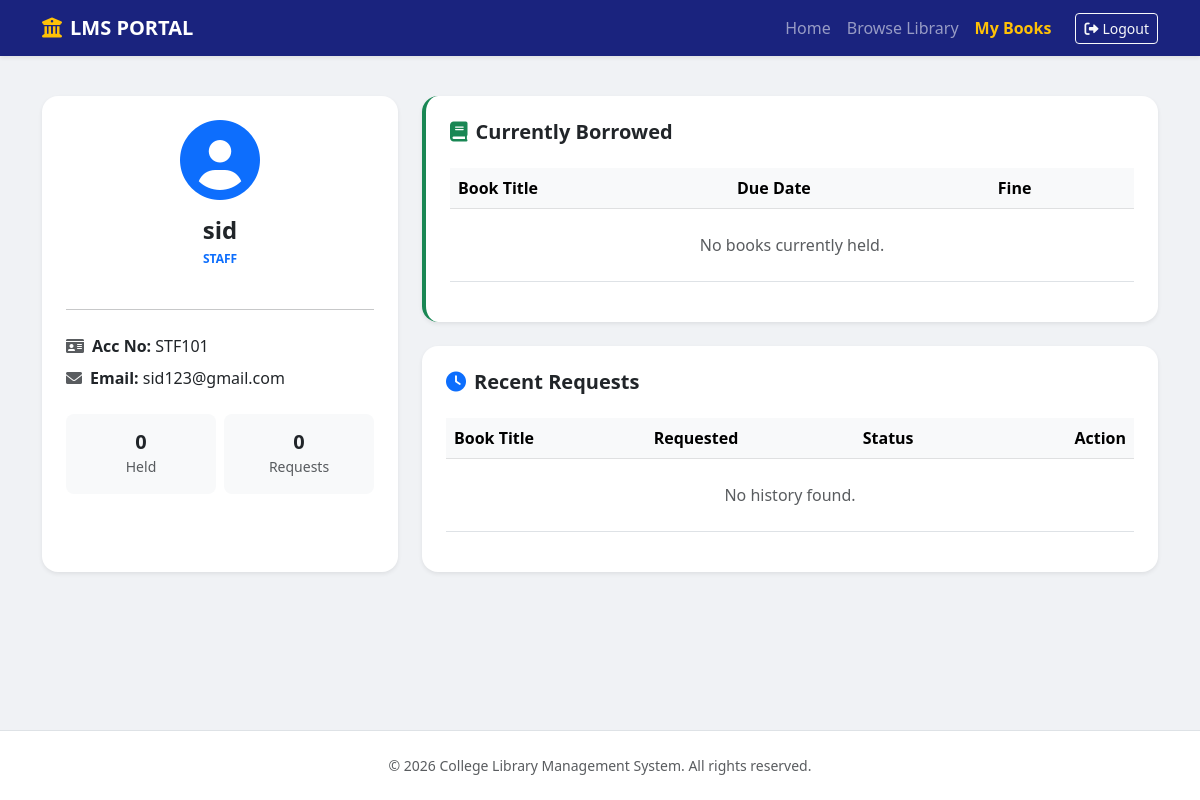
/profile (signed in), run on an earlier commit of the app's database.
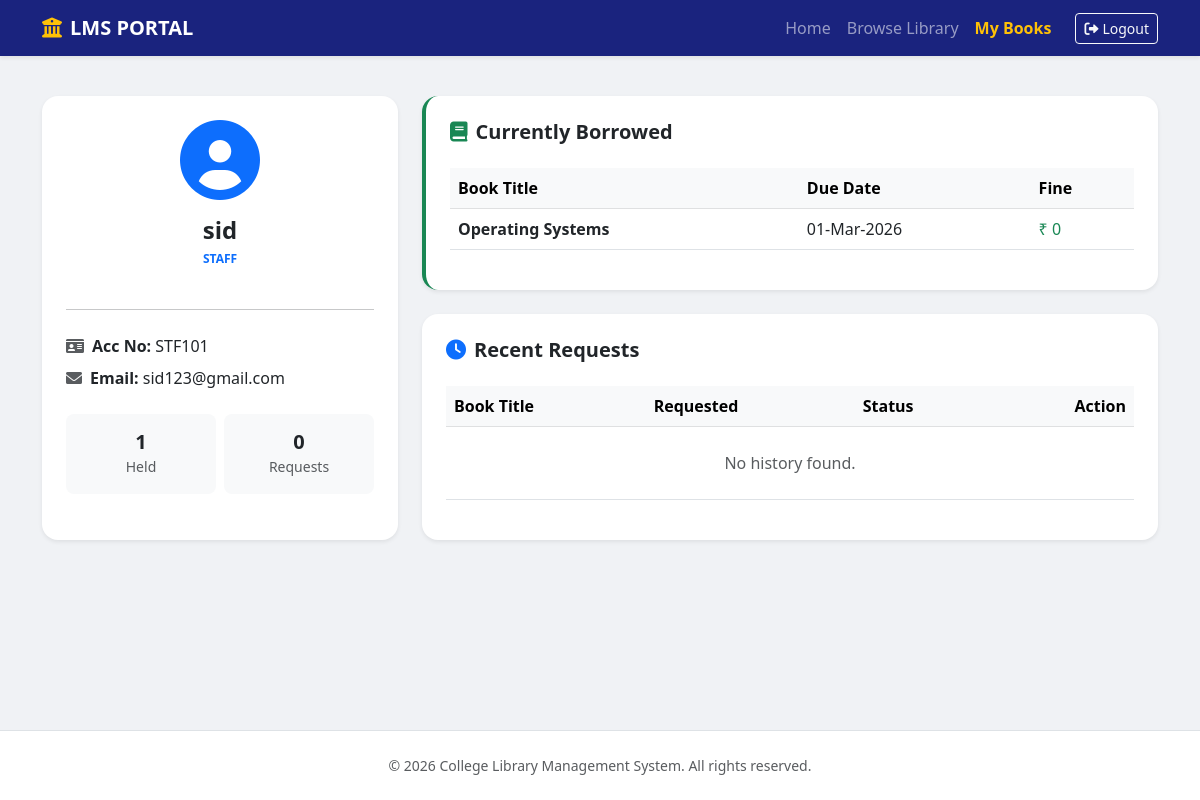
And on a later commit of the database.
### controller/models.py (models this page shows, shortened)
class User(db.Model, UserMixin):
    id = db.Column(db.Integer, primary_key=True)
    account_no = db.Column(db.String(20), unique=True, nullable=False)
    name = db.Column(db.String(100), nullable=False)
    email = db.Column(db.String(120), unique=True, nullable=False)
    password = db.Column(db.String(200), nullable=False)
    role = db.Column(db.String(20), nullable=False)

class Transaction(db.Model):
    id = db.Column(db.Integer, primary_key=True)
    user_id = db.Column(db.Integer, db.ForeignKey('user.id'), nullable=False)
    book_id = db.Column(db.Integer, db.ForeignKey('book.id'), nullable=False)
    issue_date = db.Column(db.DateTime, default=datetime.utcnow)
    due_date = db.Column(db.DateTime, nullable=False)
    return_date = db.Column(db.DateTime, nullable=True)
    user = db.relationship('User', backref='transactions', lazy=True)
    book = db.relationship('Book', backref='transactions', lazy=True)

class Book(db.Model):
    id = db.Column(db.Integer, primary_key=True)
    title = db.Column(db.String(200), nullable=False)
    author = db.Column(db.String(100), nullable=False)
    isbn = db.Column(db.String(20), unique=True, nullable=False)
    copies = db.Column(db.Integer, default=1)
    date_added = db.Column(db.DateTime, default=datetime.utcnow)

### app.py (the view)
@app.route('/profile')
@login_required
def profile():
    user_requests = BookRequest.query.filter_by(user_id=current_user.id).order_by(BookRequest.request_date.desc()).all()
    active_borrows = Transaction.query.filter_by(user_id=current_user.id, return_date=None).all()
    borrow_history = Transaction.query.filter_by(user_id=current_user.id).filter(Transaction.return_date != None).all()
    return render_template('profile.html',
                           requests=user_requests,
                           active_borrows=active_borrows,
                           history=borrow_history,
                           now=datetime.utcnow())

### app.py (called while the page is built)
@login_manager.user_loader
def load_user(user_id):
    return db.session.get(User, int(user_id))

### templates/profile.html
{% extends "base.html" %}
{% block content %}
<div class="container py-4">
    <div class="row g-4">
        <div class="col-md-4">
            <div class="card border-0 shadow-sm rounded-4 text-center p-4 h-100">
                <div class="mb-3">
                    <i class="fas fa-user-circle fa-5x text-primary"></i>
                </div>
                <h4 class="fw-bold mb-1">{{ current_user.name }}</h4>
                <p class="badge bg-primary-soft text-primary px-3">{{ current_user.role | upper }}</p>
                <hr class="my-4">
                <div class="text-start">
                    <p class="mb-2"><i class="fas fa-id-card me-2 text-muted"></i><strong>Acc No:</strong> {{ current_user.account_no }}</p>
                    <p class="mb-4"><i class="fas fa-envelope me-2 text-muted"></i><strong>Email:</strong> {{ current_user.email }}</p>
                </div>
                <div class="row g-2">
                    <div class="col-6">
                        <div class="bg-light p-3 rounded-3">
                            <h5 class="fw-bold mb-0 text-dark">{{ active_borrows|length }}</h5>
                            <small class="text-muted">Held</small>
                        </div>
                    </div>
                    <div class="col-6">
                        <div class="bg-light p-3 rounded-3">
                            <h5 class="fw-bold mb-0 text-dark">{{ requests|length }}</h5>
                            <small class="text-muted">Requests</small>
                        </div>
                    </div>
                </div>
            </div>
        </div>
        <div class="col-md-8">
            <div class="card border-0 shadow-sm rounded-4 p-4 mb-4 border-start border-4 border-success">
                <h5 class="fw-bold mb-4 text-dark"><i class="fas fa-book me-2 text-success"></i>Currently Borrowed</h5>
                <div class="table-responsive">
                    <table class="table align-middle">
                        <thead class="table-light">
                            <tr>
                                <th>Book Title</th>
                                <th>Due Date</th>
                                <th>Fine</th>
                            </tr>
                        </thead>
                        <tbody>
                            {% for txn in active_borrows %}
                            <tr>
                                <td class="fw-bold">{{ txn.book.title }}</td>
                                <td>
                                    <span class="{% if now > txn.due_date %}text-danger fw-bold{% endif %}">
                                        {{ txn.due_date.strftime('%d-%b-%Y') }}
                                    </span>
                                </td>
                                <td>
                                    {% set days = (now - txn.due_date).days %}
                                    <span class="{% if days > 0 %}text-danger fw-bold{% else %}text-success{% endif %}">
                                        ₹ {{ days * 5 if days > 0 else 0 }}
                                    </span>
                                </td>
                            </tr>
                            {% else %}
                            <tr><td colspan="3" class="text-center py-4 text-muted">No books currently held.</td></tr>
                            {% endfor %}
                        </tbody>
                    </table>
                </div>
            </div>
            <div class="card border-0 shadow-sm rounded-4 p-4">
                <h5 class="fw-bold mb-4 text-dark"><i class="fas fa-clock me-2 text-primary"></i>Recent Requests</h5>
                <div class="table-responsive">
                    <table class="table align-middle">
                        <thead class="table-light">
                            <tr>
                                <th>Book Title</th>
                                <th>Requested</th>
                                <th>Status</th>
                                <th class="text-end">Action</th>
                            </tr>
                        </thead>
                        <tbody>
                            {% for req in requests %}
                            <tr>
                                <td>{{ req.book.title }}</td>
                                <td>{{ req.request_date.strftime('%d-%b') }}</td>
                                <td>
                                    <span class="badge {% if req.status == 'Pending' %}bg-warning{% elif req.status == 'Approved' %}bg-success{% else %}bg-danger{% endif %}">
                                        {{ req.status }}
                                    </span>
                                </td>
                                <td class="text-end">
                                    {% if req.status == 'Pending' %}
                                    <form action="{{ url_for('cancel_request', req_id=req.id) }}" method="POST" style="display:inline;">
                                        <button type="submit" class="btn btn-sm btn-outline-danger border-0" title="Cancel Request">
                                            <i class="fas fa-times-circle"></i>
                                        </button>
                                    </form>
                                    {% endif %}
                                </td>
                            </tr>
                            {% else %}
                            <tr><td colspan="4" class="text-center py-4 text-muted">No history found.</td></tr>
                            {% endfor %}
                        </tbody>
                    </table>
                </div>
            </div>
        </div>
    </div>
</div>
{% endblock %}

### templates/base.html (shortened to what this page needs)
<!DOCTYPE html>
<html lang="en">
<head>
    <link href="https://cdn.jsdelivr.net/npm/bootstrap@5.3.0/dist/css/bootstrap.min.css" rel="stylesheet">
    <link href="https://cdnjs.cloudflare.com/ajax/libs/font-awesome/6.0.0/css/all.min.css" rel="stylesheet">
    <link rel="stylesheet" href="{{ url_for('static', filename='css/style.css') }}">
</head>
<body class="d-flex flex-column min-vh-100">
    <nav class="navbar navbar-expand-lg navbar-dark bg-dark shadow-sm">
        <div class="container">
            <a class="navbar-brand fw-bold" href="{{ url_for('index') }}">
                <i class="fas fa-university me-2 text-warning"></i>LMS PORTAL
            </a>
            <div class="collapse navbar-collapse" id="navbarNav">
                <div class="navbar-nav ms-auto align-items-center">
                    <a class="nav-link" href="{{ url_for('index') }}">Home</a>
                    <a class="nav-link" href="{{ url_for('browse_books') }}">Browse Library</a>
                    {% if current_user.is_authenticated %}
                        {% if current_user.role == 'librarian' %}
                            <a class="nav-link text-warning fw-bold" href="{{ url_for('admin_dashboard') }}">Admin Panel</a>
                        {% else %}
                            <a class="nav-link text-warning fw-bold" href="{{ url_for('user_dashboard') }}">My Books</a>
                        {% endif %}
                        <a class="btn btn-outline-light btn-sm ms-lg-3" href="{{ url_for('logout') }}">
                            <i class="fas fa-sign-out-alt me-1"></i>Logout
                        </a>
                    {% else %}
                        <a class="btn btn-warning btn-sm ms-lg-3 px-4 shadow-sm" href="{{ url_for('login') }}">
                            <i class="fas fa-user me-1"></i>Login
                        </a>
                    {% endif %}
                </div>
            </div>
        </div>
    </nav>
    <main class="flex-grow-1">
        {% block content %}{% endblock %}
    </main>
    <footer class="bg-white border-top py-4 mt-5">
        <div class="container text-center">
            <p class="text-muted small mb-0">&copy; 2026 College Library Management System. All rights reserved.</p>
        </div>
    </footer>
</body>
</html>

### static/style.css (style rules this page uses)
:root { --college-blue: #1a237e; --accent-gold: #fbc02d; }
body { background-color: #f0f2f5; color: #333; }
.navbar { background-color: var(--college-blue) !important; box-shadow: 0 2px 10px rgba(0,0,0,0.2); }
.card { border: none; border-radius: 12px; transition: all 0.3s ease; }

What changed in the data, as far as the page shows it:
added Transaction: book "Operating Systems", due_date "01-Mar-2026"
Also different on the page:
{{ active_borrows|length }}: "0" → "1"
text no longer shown: "No books currently held."
